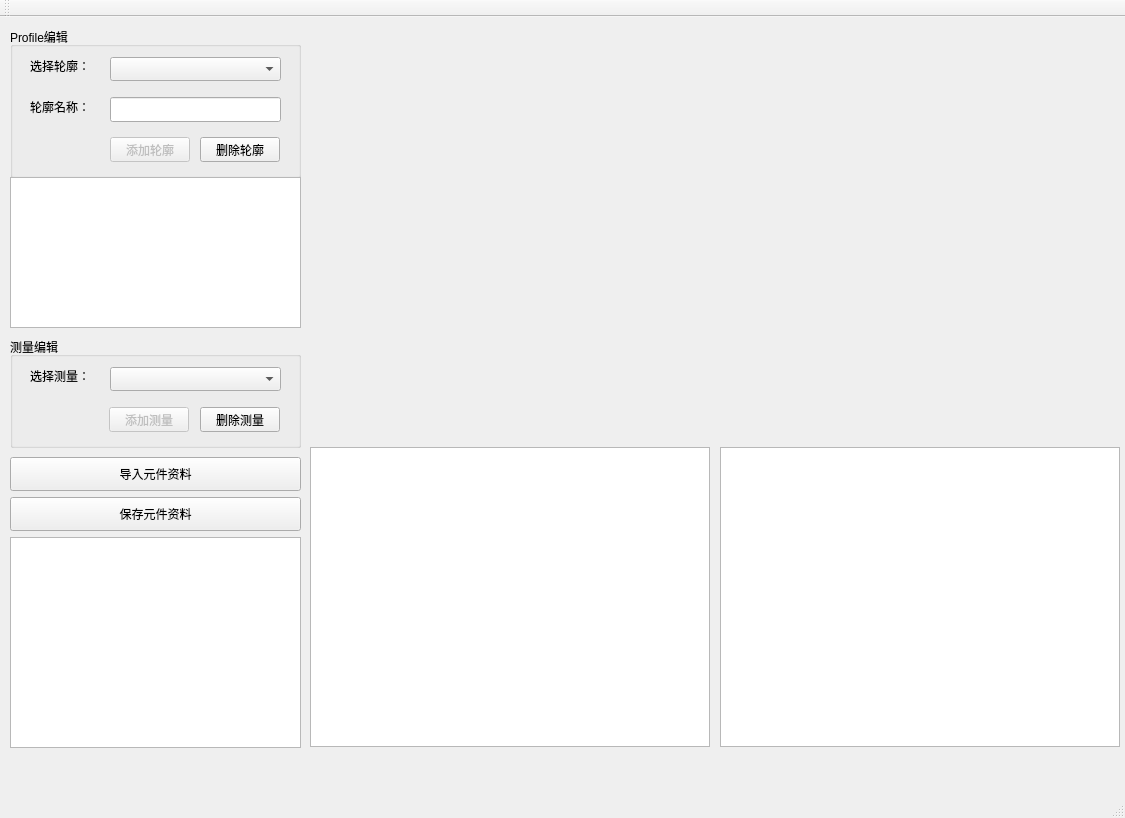
<?xml version="1.0" encoding="UTF-8"?>
<ui version="4.0">
 <class>QVLProfileEditor</class>
 <widget class="QMainWindow" name="QVLProfileEditor">
  <property name="geometry">
   <rect>
    <x>0</x>
    <y>0</y>
    <width>1125</width>
    <height>818</height>
   </rect>
  </property>
  <property name="windowTitle">
   <string>QVLProfileEditor</string>
  </property>
  <widget class="QWidget" name="centralWidget">
   <widget class="QGroupBox" name="groupBox">
    <property name="geometry">
     <rect>
      <x>10</x>
      <y>10</y>
      <width>291</width>
      <height>151</height>
     </rect>
    </property>
    <property name="title">
     <string>Profile编辑</string>
    </property>
    <widget class="QLabel" name="label_9">
     <property name="geometry">
      <rect>
       <x>20</x>
       <y>71</y>
       <width>81</width>
       <height>18</height>
      </rect>
     </property>
     <property name="text">
      <string>轮廓名称：</string>
     </property>
    </widget>
    <widget class="QComboBox" name="comboBox_selectProfile">
     <property name="geometry">
      <rect>
       <x>100</x>
       <y>30</y>
       <width>171</width>
       <height>24</height>
      </rect>
     </property>
    </widget>
    <widget class="QLineEdit" name="lineEdit_profileName">
     <property name="enabled">
      <bool>true</bool>
     </property>
     <property name="geometry">
      <rect>
       <x>100</x>
       <y>70</y>
       <width>171</width>
       <height>25</height>
      </rect>
     </property>
    </widget>
    <widget class="QLabel" name="label_12">
     <property name="geometry">
      <rect>
       <x>20</x>
       <y>30</y>
       <width>81</width>
       <height>18</height>
      </rect>
     </property>
     <property name="text">
      <string>选择轮廓：</string>
     </property>
    </widget>
    <widget class="QPushButton" name="pushButton_addProfile">
     <property name="enabled">
      <bool>false</bool>
     </property>
     <property name="geometry">
      <rect>
       <x>100</x>
       <y>110</y>
       <width>80</width>
       <height>25</height>
      </rect>
     </property>
     <property name="text">
      <string>添加轮廓</string>
     </property>
    </widget>
    <widget class="QPushButton" name="pushButton_deleteProfile">
     <property name="geometry">
      <rect>
       <x>190</x>
       <y>110</y>
       <width>80</width>
       <height>25</height>
      </rect>
     </property>
     <property name="text">
      <string>删除轮廓</string>
     </property>
    </widget>
   </widget>
   <widget class="QGraphicsView" name="graphicsView_imgGray">
    <property name="geometry">
     <rect>
      <x>310</x>
      <y>430</y>
      <width>400</width>
      <height>300</height>
     </rect>
    </property>
   </widget>
   <widget class="QGraphicsView" name="graphicsView_img3D">
    <property name="geometry">
     <rect>
      <x>720</x>
      <y>430</y>
      <width>400</width>
      <height>300</height>
     </rect>
    </property>
   </widget>
   <widget class="QDockWidget" name="dockWidget_profileData">
    <property name="geometry">
     <rect>
      <x>313</x>
      <y>10</y>
      <width>800</width>
      <height>400</height>
     </rect>
    </property>
    <property name="features">
     <set>QDockWidget::NoDockWidgetFeatures</set>
    </property>
    <widget class="QWidget" name="dockWidgetContents_3"/>
   </widget>
   <widget class="QTableView" name="tableView_profileList">
    <property name="geometry">
     <rect>
      <x>10</x>
      <y>160</y>
      <width>291</width>
      <height>151</height>
     </rect>
    </property>
   </widget>
   <widget class="QGroupBox" name="groupBox_2">
    <property name="geometry">
     <rect>
      <x>10</x>
      <y>320</y>
      <width>291</width>
      <height>111</height>
     </rect>
    </property>
    <property name="title">
     <string>测量编辑</string>
    </property>
    <widget class="QPushButton" name="pushButton_addMeasure">
     <property name="enabled">
      <bool>false</bool>
     </property>
     <property name="geometry">
      <rect>
       <x>99</x>
       <y>70</y>
       <width>80</width>
       <height>25</height>
      </rect>
     </property>
     <property name="text">
      <string>添加测量</string>
     </property>
    </widget>
    <widget class="QLabel" name="label_13">
     <property name="geometry">
      <rect>
       <x>20</x>
       <y>30</y>
       <width>81</width>
       <height>18</height>
      </rect>
     </property>
     <property name="text">
      <string>选择测量：</string>
     </property>
    </widget>
    <widget class="QComboBox" name="comboBox_selectMeasure">
     <property name="geometry">
      <rect>
       <x>100</x>
       <y>30</y>
       <width>171</width>
       <height>24</height>
      </rect>
     </property>
    </widget>
    <widget class="QPushButton" name="pushButton_deleteMeasure">
     <property name="geometry">
      <rect>
       <x>190</x>
       <y>70</y>
       <width>80</width>
       <height>25</height>
      </rect>
     </property>
     <property name="text">
      <string>删除测量</string>
     </property>
    </widget>
   </widget>
   <widget class="QTableView" name="tableView_measureList">
    <property name="geometry">
     <rect>
      <x>10</x>
      <y>520</y>
      <width>291</width>
      <height>211</height>
     </rect>
    </property>
   </widget>
   <widget class="QPushButton" name="pushButton_saveConfigFile">
    <property name="geometry">
     <rect>
      <x>10</x>
      <y>480</y>
      <width>291</width>
      <height>34</height>
     </rect>
    </property>
    <property name="text">
     <string>保存元件资料</string>
    </property>
   </widget>
   <widget class="QPushButton" name="pushButton_loadConfigFile">
    <property name="geometry">
     <rect>
      <x>10</x>
      <y>440</y>
      <width>291</width>
      <height>34</height>
     </rect>
    </property>
    <property name="text">
     <string>导入元件资料</string>
    </property>
   </widget>
  </widget>
  <widget class="QMenuBar" name="menuBar">
   <property name="geometry">
    <rect>
     <x>0</x>
     <y>0</y>
     <width>1125</width>
     <height>26</height>
    </rect>
   </property>
  </widget>
  <widget class="QToolBar" name="mainToolBar">
   <attribute name="toolBarArea">
    <enum>TopToolBarArea</enum>
   </attribute>
   <attribute name="toolBarBreak">
    <bool>false</bool>
   </attribute>
  </widget>
  <widget class="QStatusBar" name="statusBar"/>
 </widget>
 <layoutdefault spacing="6" margin="11"/>
 <resources/>
 <connections/>
</ui>
